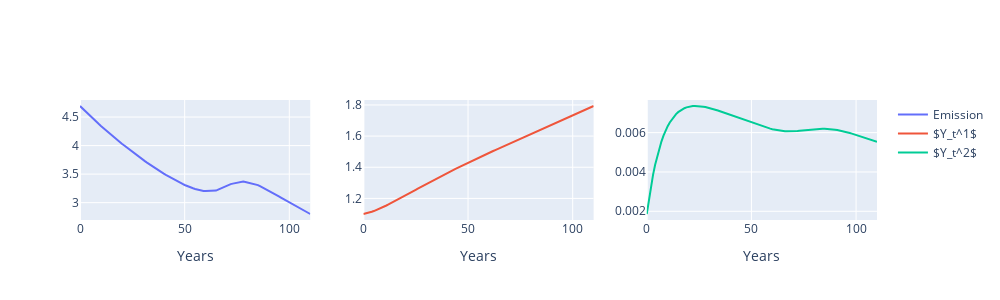

The cell this chart's notebook holds for it:
### Code cell
fig = make_subplots(cols=3, rows=1)
fig.add_trace(go.Scatter(x=np.arange(len(simul["et"])), y=simul['et'], name="Emission"), col=1, row=1)
fig.add_trace(go.Scatter(x=np.arange(len(simul["et"])), y=simul['y1t'], name="$Y_t^1$"), col=2, row=1)
fig.add_trace(go.Scatter(x=np.arange(len(simul["et"])), y=simul['y2t'], name="$Y_t^2$"), col=3, row=1)
fig.update_layout(
#     legend
    height=300,
    width=1000
)
fig.update_xaxes(title="Years")
